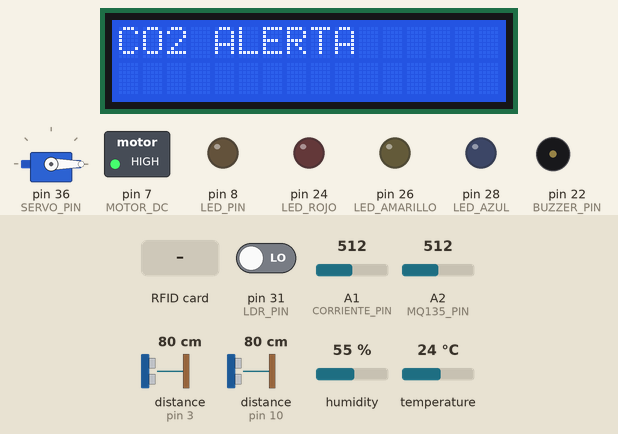
The sketch below on a simulated Arduino Mega 2560, built with avr-gcc and run on an emulated ATmega2560. Shown: 16×2 character LCD, servo, switched loads named in the sketch (green lamp = pin HIGH), output pins drawn as LEDs (lit = HIGH), buzzer (waves = sounding, pin HIGH). Wiring (inferred from the names in the program): 2 × ultrasonic range finder: trigger pin 2, echo pin 3 / trigger pin 11, echo pin 10. The inputs (shaded band) are chosen by the test bench; at power-on: A2 (MQ135_PIN) = 512, humidity 55 %, temperature 24 °C, pin 31 (LDR_PIN) LOW, A1 (CORRIENTE_PIN) = 512, distance to the obstacle (sensors on pin 3, pin 10) 80 cm. The echo pulse lasts 58.3 µs per cm; pins used as bus, display or sensor lines are not drawn; what the sketch prints to the serial monitor is not drawn.

Above: at 1.3 s.
1.4 s: RFID card 52 32 03 1C held to the reader
At 1.7 s:
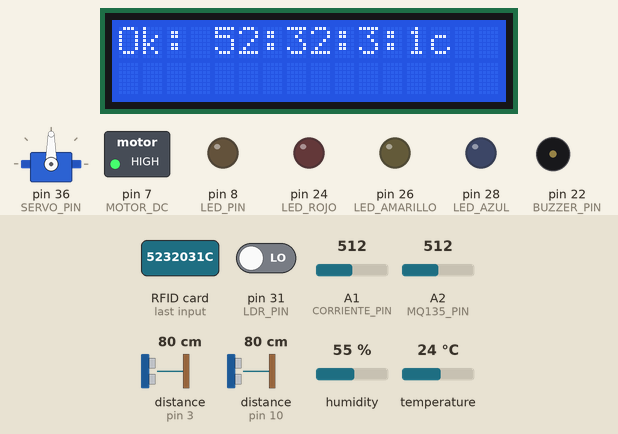
7.9 s: A2 (MQ135_PIN) set to 418
11.8 s: A2 (MQ135_PIN) set to 391
At 14.45 s:
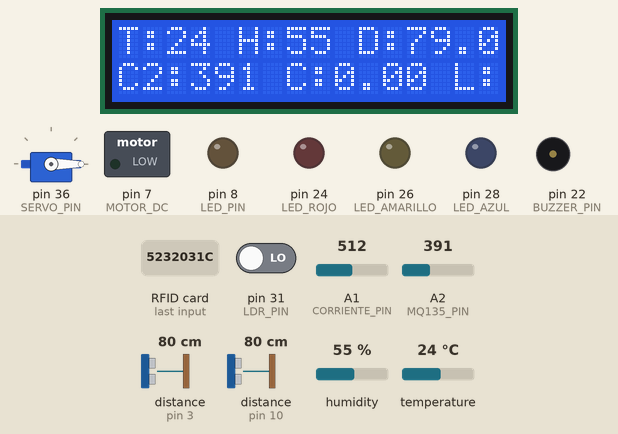
15.7 s: humidity set to 31 %
At 16.52 s:
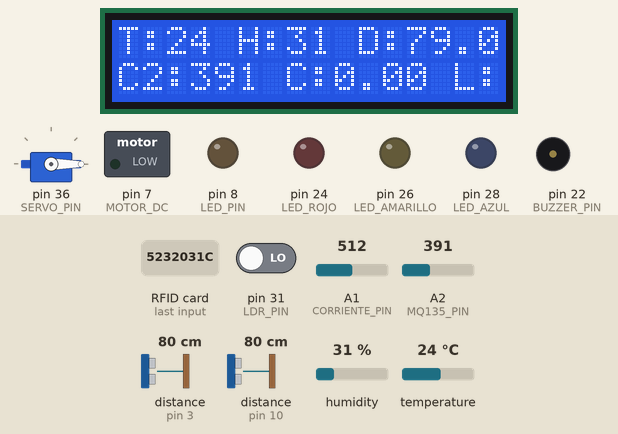
17.3 s: humidity set to 28 %
At 19.0 s:
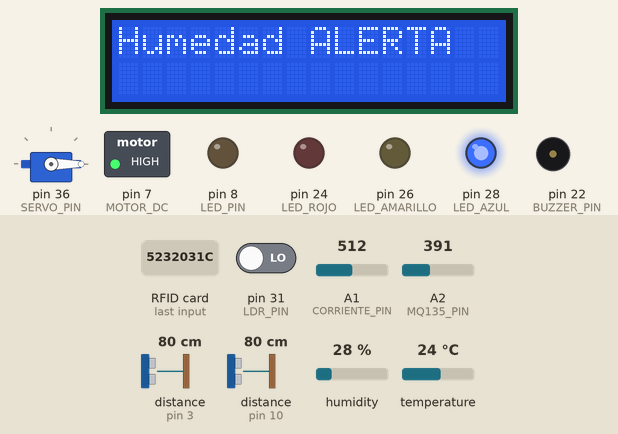
19.3 s: temperature set to 19 °C
22.1 s: temperature set to 16 °C
At 24.3 s:
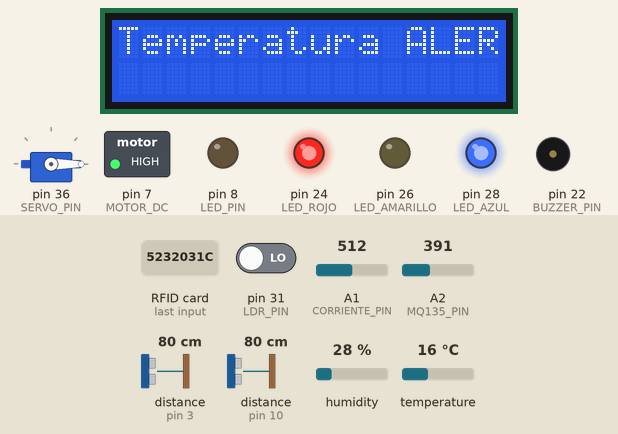
Timing chart, 0 to 25.8 s (numbered marks = the images above; inputs shaded):
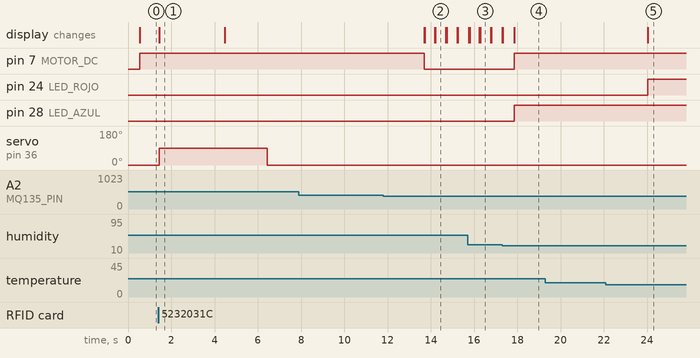

The sketch:

Proyecto_fase3_arqui2.ino
```cpp
#include <DHT.h>
#include <DHT_U.h>
#include <LiquidCrystal_I2C.h>
#include <SPI.h>
#include <MFRC522.h>
#include <Servo.h>
#include <ArduinoJson.h>

// ---- Pines de sensores ----
// Ultrasonicos
#define TRIG_PIN 2
#define ECHO_PIN 3
#define TRIG_PIN_ENTRADA 11
#define ECHO_PIN_ENTRADA 10

// Temperatura
#define DHTPIN 6
#define DHTTYPE DHT11
#define MOTOR_DC 7

// Luz
#define LDR_PIN 31  // Pin de sensor de luz
#define LED_PIN 8   // Pin iluminación

// RFID
#define SDA_PIN 53  // SDA (SS)
#define RST_PIN 48  // RST

// Corriente
#define CORRIENTE_PIN A1
#define BUZZER_PIN 22

// Sensor de calidad de aire
#define MQ135_PIN A2

// LEDS de alerta
#define LED_ROJO 24      // Rojo
#define LED_AMARILLO 26  // Amarillo
#define LED_AZUL 28      // Azul

// Servo
#define SERVO_PIN 36

// Instancias de los objetos
LiquidCrystal_I2C lcd(0x27, 16, 2);
MFRC522 rfid(SDA_PIN, RST_PIN);
DHT dht(DHTPIN, DHTTYPE);
Servo servo;

// ---- Información usuarios autorizados ----
byte UsuariosAutorizados[][4] = {
  { 0x52, 0x32, 0x03, 0x1C },
  { 0x25, 0xDC, 0x2E, 0x02 }
};

#define NUM_USERS sizeof(UsuariosAutorizados) / sizeof(UsuariosAutorizados[0])

// ---- Tiempos de actualización ----
unsigned long ultimaActualizacionLCD = 0;
unsigned long lastMqttMessage = 0;
unsigned long tiempoAlerta = 0;
unsigned long servoTime = 0;

// ---- Variables globales ----
bool alertaActiva = false;
bool servoCerrado = true;
float sensibilidad = 0.666;
bool luzAutomatica = true;
int luzEncendida = 1;

// ---- SETUP y LOOP ----
void setup() {
  Serial.begin(115200);
  Serial1.begin(115200);

  dht.begin();
  lcd.init();
  lcd.backlight();
  lcd.clear();
  lcd.setCursor(0, 0);
  lcd.print("Bienvenidos");

  // Configuración de pines
  pinMode(TRIG_PIN, OUTPUT);
  pinMode(ECHO_PIN, INPUT);
  pinMode(TRIG_PIN_ENTRADA, OUTPUT);
  pinMode(ECHO_PIN_ENTRADA, INPUT);
  pinMode(MOTOR_DC, OUTPUT);
  pinMode(LED_PIN, OUTPUT);
  pinMode(BUZZER_PIN, OUTPUT);
  pinMode(LED_ROJO, OUTPUT);
  pinMode(LED_AMARILLO, OUTPUT);
  pinMode(LED_AZUL, OUTPUT);
  pinMode(LDR_PIN, INPUT);

  // Inicialización de RFID
  SPI.begin();
  rfid.PCD_Init();

  // Inicialización de servo
  servo.attach(SERVO_PIN);
  servo.write(0);
}

void loop() {
  verificarRFID();
  verificarServo();

  // Enviar datos a NodeMCU cada 2s
  if (millis() - lastMqttMessage >= 2000) {
    lastMqttMessage = millis();
    float temperatura = dht.readTemperature();
    float humedad = dht.readHumidity();
    if (!isnan(temperatura) && !isnan(humedad)) {
      String payload = enviarDatosJSON();
      Serial1.println(payload);
      Serial.println("Datos enviados a NodeMCU: " + payload);
    } else {
      Serial.println("Datos de temperatura o humedad no válidos. No se envía MQTT.");
    }
  }

  // Mostrar alertas en LCD
  if (alertaActiva) {
    if (millis() - tiempoAlerta >= 3000) {  // Prioridad de 3s a alertas
      alertaActiva = false;
    }
  } else if (millis() - ultimaActualizacionLCD >= 500) {
    ultimaActualizacionLCD = millis();
    mostrarValoresTiempoReal();
  }

  // Leer mensajes del NodeMCU via Serial1
  if (Serial1.available()) {
    String message = Serial1.readStringUntil('\n');
    message.trim();
    Serial.println("Mensaje recibido de NodeMCU: " + message); // Para depuración

    // Procesar el mensaje JSON (ej: {"luz":1})
    StaticJsonDocument<200> doc;
    DeserializationError error = deserializeJson(doc, message);

    if (!error) {
      if (doc.containsKey("luzV")) {
        if (doc["luzV"] == 0) {
          luzAutomatica = false;
          digitalWrite(LED_PIN, LOW);
          luzEncendida = 0;
          mostrarAlerta("Luces apagadas");
        } else if (doc["luzV"] == 1) {
          luzAutomatica = false;
          digitalWrite(LED_PIN, HIGH);
          luzEncendida = 1;
          mostrarAlerta("Luces encendidas");
        } else if (doc["luzV"] == 2) {
          luzAutomatica = true;
          mostrarAlerta2("Luces", "automaticas");
        }
      }
      if (doc.containsKey("puertaV")) {
        if (doc["puertaV"] == 1 && servoCerrado) {
          servoCerrado = false;
          servoTime = millis();
          servo.write(90);
          mostrarAlerta2("Acceso autorizado", "Abriendo puerta...");
        } else if (doc["puertaV"] == 0) {
          mostrarAlerta2("Acceso denegado", "por verificacion");
        }
      }
    } else {
      Serial.println("Error al parsear JSON: " + message);
    }
  }
}

// ---- Funciones principales ----
void verificarRFID() {
  if (servoCerrado) {
    if (rfid.PICC_IsNewCardPresent()) {
      if (rfid.PICC_ReadCardSerial()) {
        byte uid[4];
        String codigoTarjeta = "";

        for (byte i = 0; i < 4; i++) {
          uid[i] = rfid.uid.uidByte[i];
          codigoTarjeta += String(uid[i], HEX);  // Convertir a hexadecimal
          if (i < 3) codigoTarjeta += ":";       // Separador entre bytes
        }

        if (esUsuarioAutorizado(uid)) {
          servoCerrado = false;
          servoTime = millis();
          servo.write(90);
          mostrarAlerta("Ok: " + codigoTarjeta);
        } else {
          mostrarAlerta("Acceso denegado");
        }
      }
    }
  }
}

bool esUsuarioAutorizado(byte *uid) {
  //Comparar le uid leido con los usuarios autorizados
  for (int i = 0; i < NUM_USERS; i++) {
    if (memcmp(uid, UsuariosAutorizados[i], 4) == 0) {
      return true;
    }
  }
  return false;
}

void verificarServo() {
  if (!servoCerrado && millis() - servoTime >= 5000) {
    float distancia = obtenerDistanciaEntrada();
    if (distancia > 6) {
      servoCerrado = true;
      servo.write(0);
    } else {
      servoTime = millis();
      mostrarAlerta("Despeje la entrada");
    }
  }
}

String enviarDatosJSON() {
  float distancia = obtenerDistancia();
  int calidadAire = analogRead(MQ135_PIN);
  calidadAire = calcularCo2(calidadAire);
  int luz = luzEncendida;
  float humedad = dht.readHumidity();
  float temperatura = dht.readTemperature();
  float corriente = obtener_corriente();
  float dista = obtenerDistanciaEntrada();
  int puerta = servoCerrado ? 0 : 1;

  // Crear el objeto JSON
  StaticJsonDocument<256> doc;

  // Asignar valores al objeto JSON
  doc["temperatura"] = temperatura;
  doc["humedad"] = humedad;
  doc["distancia"] = distancia;
  doc["luz"] = luz;
  doc["calidadAire"] = calidadAire;
  doc["corriente"] = corriente;
  doc["distanciaEntrada"] = dista;
  doc["puerta"] = puerta;

  String output;
  serializeJson(doc, output);

  return output;
}

float obtener_corriente() {
  int lectura = analogRead(CORRIENTE_PIN);
  float voltajeSensor = lectura * (5.0 / 1023.0);
  return (voltajeSensor - 2.5) / sensibilidad;
}

float calcularCo2(int valorADC) {
  return valorADC;
}

void mostrarValoresTiempoReal() {
  float distancia = obtenerDistancia();
  int calidadAire = analogRead(MQ135_PIN);
  calidadAire = calcularCo2(calidadAire);
  int luz = !digitalRead(LDR_PIN);
  float humedad = dht.readHumidity();
  float temperatura = dht.readTemperature();
  float corriente = obtener_corriente();

  if (isnan(humedad) || isnan(temperatura)) {
    mostrarAlerta("DHT11 Error");
    return;
  }

  manejarAlertas(temperatura, humedad, corriente);

  if (!alertaActiva) {
    lcd.clear();
    lcd.setCursor(0, 0);
    lcd.print("T:" + String(temperatura, 0) + " H:" + String(humedad, 0) + " D:" + String(obtenerDistancia(), 1));
    lcd.setCursor(0, 1);
    lcd.print("C2:" + String(calidadAire) + " C:" + String(corriente) + " L:" + String(luz));
  }
}

void mostrarAlerta(String mensaje) {
  lcd.clear();
  lcd.setCursor(0, 0);
  lcd.print(mensaje);
  alertaActiva = true;
  tiempoAlerta = millis();
}

void mostrarAlerta2(String mensaje1, String mensaje2) {
  lcd.clear();
  lcd.setCursor(0, 0);
  lcd.print(mensaje1);
  lcd.setCursor(0, 1);
  lcd.print(mensaje2);
  alertaActiva = true;
  tiempoAlerta = millis();
}

float obtenerDistanciaEntrada() {
  digitalWrite(TRIG_PIN_ENTRADA, LOW);
  delayMicroseconds(2);
  digitalWrite(TRIG_PIN_ENTRADA, HIGH);
  delayMicroseconds(10);
  digitalWrite(TRIG_PIN_ENTRADA, LOW);

  long duration = pulseIn(ECHO_PIN_ENTRADA, HIGH);
  return duration * 0.034 / 2;
}

float obtenerDistancia() {
  digitalWrite(TRIG_PIN, LOW);
  delayMicroseconds(2);
  digitalWrite(TRIG_PIN, HIGH);
  delayMicroseconds(10);
  digitalWrite(TRIG_PIN, LOW);

  long duration = pulseIn(ECHO_PIN, HIGH);
  return duration * 0.034 / 2;
}

void manejarAlertas(float temperatura, float humedad, float corriente) {
  // Nivel de co2
  int calidadAire = analogRead(MQ135_PIN);
  calidadAire = calcularCo2(calidadAire);

  // Nivel de luz
  int luz = digitalRead(LDR_PIN);

  // Contador de ventilador
  int contadorVentilador = 0;

  if (luzAutomatica) {
    if (luz == 1) {
      digitalWrite(LED_PIN, HIGH);
      luzEncendida = 1;
    } else {
      digitalWrite(LED_PIN, LOW);
      luzEncendida = 0;
    }
  }

  if (corriente < -15 || corriente > 15) {
    mostrarAlerta("Corriente ALERTA");
    digitalWrite(BUZZER_PIN, HIGH);
    digitalWrite(LED_AMARILLO, HIGH);
  } else {
    digitalWrite(BUZZER_PIN, LOW);
    digitalWrite(LED_AMARILLO, LOW);
  }

  if (humedad < 30 || humedad > 60) {
    mostrarAlerta("Humedad ALERTA");
    contadorVentilador += 1;
    digitalWrite(LED_AZUL, HIGH);
  } else {
    digitalWrite(LED_AZUL, LOW);
  }

  if (temperatura < 18 || temperatura > 30) {
    mostrarAlerta("Temperatura ALERTA");
    contadorVentilador += 1;
    digitalWrite(LED_ROJO, HIGH);
  } else {
    digitalWrite(LED_ROJO, LOW);
  }

  if (calidadAire > 400) {
    mostrarAlerta("CO2 ALERTA");
    contadorVentilador += 1;
  }

  if (contadorVentilador > 0) {
    digitalWrite(MOTOR_DC, HIGH);
  } else {
    digitalWrite(MOTOR_DC, LOW);
  }
}
```

Measured:
- the behaviour switches between 401 and 400 on A2 (MQ135_PIN) (found by bisection; images 1 and 2)
- the behaviour switches between 30 and 29 % on humidity (found by bisection; images 3 and 4)
- the behaviour switches between 18 and 17 °C on temperature (found by bisection; images 4 and 5)
- after the input at 1.4 s, servo on pin 36 (SERVO_PIN): 0° → 90° after 0.05 s, → 0° 5.0 s later; the display: changes after 0.05 s (image 1)
- after the input at 7.9 s, every drawn part: stays the same
- after the input at 11.8 s, pin 7 (MOTOR_DC): HIGH → LOW after 1.9 s; the display: first changes after 1.9 s (image 2 shows a later state)
- after the input at 17.3 s, pin 7 (MOTOR_DC), pin 28 (LED_AZUL): LOW → HIGH after 0.55 s; the display: first differs from a run without the input after 0.55 s (image 4)
- after the input at 19.3 s, every drawn part: stays the same
- after the input at 22.1 s, pin 24 (LED_ROJO): LOW → HIGH after 1.9 s; the display: changes after 1.9 s (image 5)
